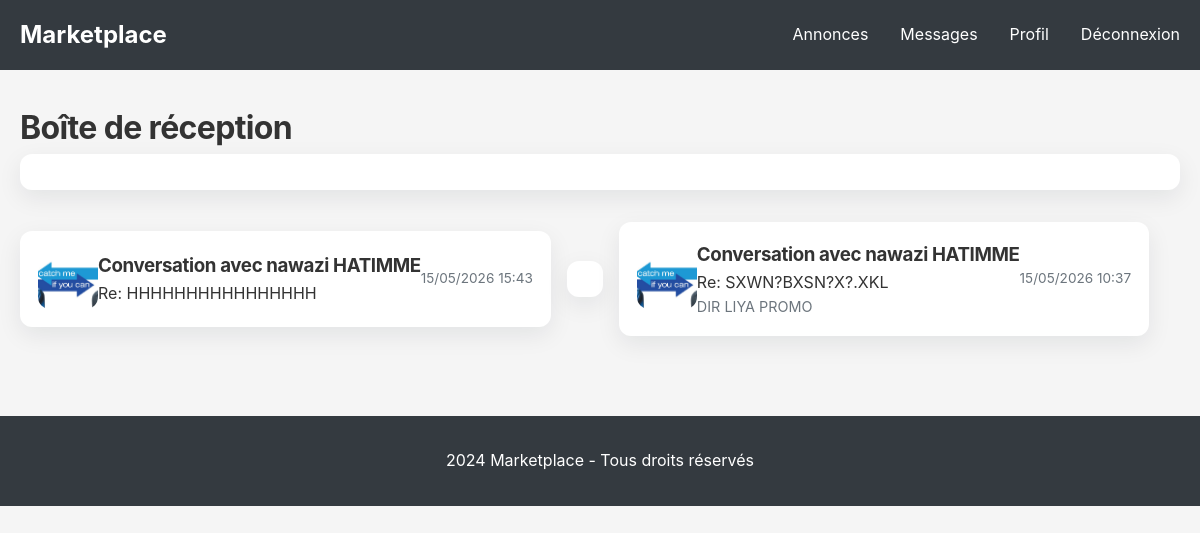
/messages/ (signed in), run on the app's committed database.
### messaging/models.py (models this page shows, shortened)
class Conversation(models.Model):
    listing = models.ForeignKey(Listing, on_delete=models.CASCADE, related_name='conversations', verbose_name='Annonce')
    buyer = models.ForeignKey(User, on_delete=models.CASCADE, related_name='conversations_as_buyer', verbose_name='Acheteur')
    seller = models.ForeignKey(User, on_delete=models.CASCADE, related_name='conversations_as_seller', verbose_name='Vendeur')
    created_at = models.DateTimeField(auto_now_add=True)
    updated_at = models.DateTimeField(auto_now=True)
    class Meta:
        verbose_name = 'Conversation'
        verbose_name_plural = 'Conversations'
        ordering = ['-updated_at']
        unique_together = ['listing', 'buyer']

class Message(models.Model):
    conversation = models.ForeignKey(Conversation, on_delete=models.CASCADE, related_name='messages', verbose_name='Conversation')
    sender = models.ForeignKey(User, on_delete=models.CASCADE, related_name='sent_messages', verbose_name='Expéditeur')
    content = models.TextField(verbose_name='Contenu')
    created_at = models.DateTimeField(auto_now_add=True)
    is_read = models.BooleanField(default=False, verbose_name='Lu')
    class Meta:
        verbose_name = 'Message'
        verbose_name_plural = 'Messages'
        ordering = ['created_at']

### listings/models.py (models this page shows, shortened)
class Listing(models.Model):
    STATUS_CHOICES = [
        ('active', 'Disponible'),
        ('sold', 'Vendu'),
        ('reserved', 'Réservé'),
    ]
    title = models.CharField(max_length=200, verbose_name='Titre')
    description = models.TextField(verbose_name='Description')
    price = models.DecimalField(max_digits=10, decimal_places=2, verbose_name='Prix')
    category = models.ForeignKey(Category, on_delete=models.CASCADE, related_name='listings', verbose_name='Catégorie')
    city = models.CharField(max_length=100, verbose_name='Ville')
    seller = models.ForeignKey(User, on_delete=models.CASCADE, related_name='listings', verbose_name='Vendeur')
    buyer = models.ForeignKey(User, on_delete=models.SET_NULL, blank=True, null=True, related_name='purchases', verbose_name='Acheteur')
    status = models.CharField(max_length=20, choices=STATUS_CHOICES, default='active', verbose_name='Statut')
    created_at = models.DateTimeField(auto_now_add=True)
    updated_at = models.DateTimeField(auto_now=True)
    class Meta:
        verbose_name = 'Annonce'
        verbose_name_plural = 'Annonces'
        ordering = ['-created_at']

class ListingPhoto(models.Model):
    listing = models.ForeignKey(Listing, on_delete=models.CASCADE, related_name='photos', verbose_name='Annonce')
    image = models.ImageField(upload_to='listing_photos/', verbose_name='Image')
    uploaded_at = models.DateTimeField(auto_now_add=True)
    class Meta:
        verbose_name = 'Photo d\'annonce'
        verbose_name_plural = 'Photos d\'annonces'

### messaging/views.py (the view)
# urls.py: path('', views.inbox, name='inbox'),
@login_required
def inbox(request):
    conversations = Conversation.objects.filter(
        Q(buyer=request.user) | Q(seller=request.user)
    ).order_by('-updated_at')
    return render(request, 'messaging/inbox.html', {
        'conversations': conversations,
    })

### messaging/context_processors.py (called while the page is built)
def unread_messages_count(request):
    if request.user.is_authenticated:
        from .models import Message
        count = Message.objects.filter(
            conversation__buyer=request.user
        ).filter(is_read=False).exclude(sender=request.user).count()
        count += Message.objects.filter(
            conversation__seller=request.user
        ).filter(is_read=False).exclude(sender=request.user).count()
        return {'unread_messages_count': count}
    return {'unread_messages_count': 0}

### templates/messaging/inbox.html (shortened to what this page needs)
{% extends 'base.html' %}
{% block content %}
<h1>Boîte de réception</h1>
<div class="conversations-list">
    {% for conversation in conversations %}
        <a href="{% url 'conversation_detail' conversation.pk %}" class="conversation-item {% if conversation.unread_count and conversation.last_sender != user %}unread{% endif %}">
            <div class="conversation-info">
                {% if conversation.listing.photos.first %}
                    <img src="{{ conversation.listing.photos.first.image.url }}" alt="" class="conversation-thumb">
                {% endif %}
                <div>
                    <h3>
                        {% if conversation.buyer == user %}
                            Conversation avec {{ conversation.seller.get_full_name|default:conversation.seller.username }}
                        {% else %}
                            Conversation avec {{ conversation.buyer.get_full_name|default:conversation.buyer.username }}
                        {% endif %}
                    </h3>
                    <p class="listing-title">Re: {{ conversation.listing.title }}</p>
                    {% if conversation.messages.last %}
                        <p class="last-message">{{ conversation.messages.last.content|truncatechars:50 }}</p>
                    {% endif %}
                </div>
            <span class="conversation-date">{{ conversation.updated_at|date:"d/m/Y H:i" }}</span>
        </a>
    {% empty %}
        <div class="empty-state">
            <p>Aucune conversation.</p>
            <p>Allez consulter une annonce pour contacter un vendeur !</p>
        </div>
    {% endfor %}
</div>
{% endblock %}

### static/css/style.css (style rules this page uses)
:root { --primary-color: #4a90d9; --primary-color-2: #3f7fd6; --secondary-color: #6c757d; --success-color: #28a745; --danger-color: #dc3545; --warning-color: #ffc107; --light-color: #f8f9fa; --dark-color: #343a40; --border-radius: 12px; --shadow: 0 8px 24px rgba(16, 24, 40, 0.08); --shadow-soft: 0 2px 10px rgba(16, 24, 40, 0.06); --ring: 0 0 0 4px rgba(74, 144, 217, 0.18); }
html { scroll-behavior: smooth; }
* { margin: 0; padding: 0; box-sizing: border-box; }
body { font-family: -apple-system, BlinkMacSystemFont, 'Segoe UI', Roboto, Oxygen, Ubuntu, Cantarell, sans-serif; line-height: 1.6; color: #333; background-color: #f5f5f5; }
.conversations-list { display: flex; flex-direction: column; gap: 1rem; }
.conversation-item { display: flex; justify-content: space-between; align-items: center; padding: 1rem; background: white; border-radius: var(--border-radius); box-shadow: var(--shadow); text-decoration: none; color: inherit; transition: transform 0.3s; }
.conversation-thumb { width: 60px; height: 60px; border-radius: var(--border-radius); object-fit: cover; }
.conversation-info { display: flex; gap: 1rem; align-items: center; }
.last-message { color: #6c757d; font-size: 0.9rem; }
a { color: inherit; }
h1,h2,h3,h4 { letter-spacing: -0.02em; }
img { max-width: 100%; height: auto; }
.conversation-item { display: flex; justify-content: space-between; align-items: center; padding: 1rem; background: white; border-radius: var(--border-radius); box-shadow: var(--shadow); text-decoration: none; color: inherit; transition: all 0.3s; margin-bottom: 1rem; border: 2px solid transparent; }
.conversation-date { font-size: 0.85rem; color: #6c757d; white-space: nowrap; }

### data on the page
Conversation: listing.photos.first.image (picture), seller.get_full_name "nawazi HATIMME", listing "HHHHHHHHHHHHHHHH", updated_at "15/05/2026 15:43"
Conversation: listing.photos.first.image (picture), seller.get_full_name "nawazi HATIMME", listing "SXWN?BXSN?X?.XKL", messages.last.content "DIR LIYA PROMO", updated_at "15/05/2026 10:37"
